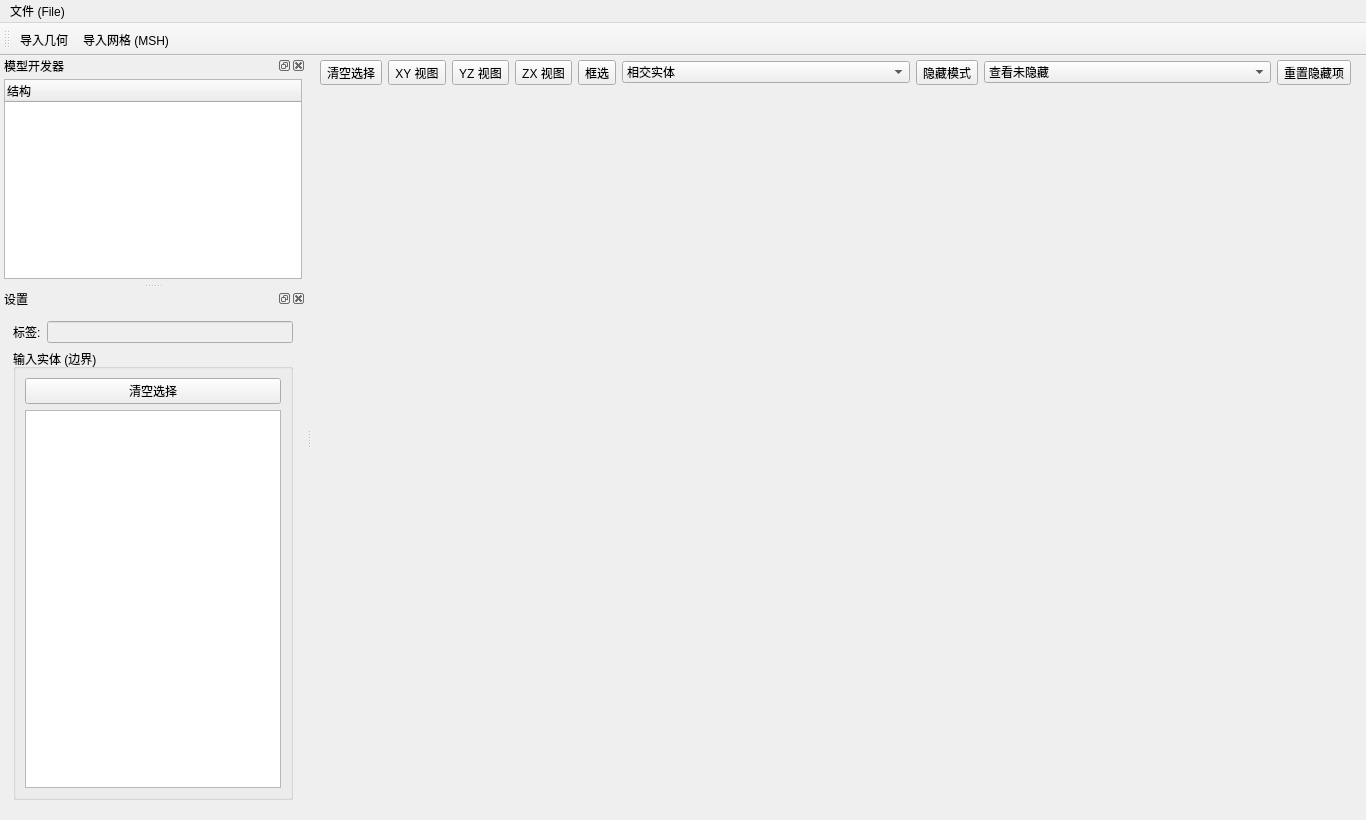
<?xml version="1.0" encoding="UTF-8"?>
<ui version="4.0">
 <class>MainWindow</class>
 <widget class="QMainWindow" name="MainWindow">
  <property name="geometry">
   <rect>
    <x>0</x>
    <y>0</y>
    <width>1366</width>
    <height>820</height>
   </rect>
  </property>
  <property name="windowTitle">
   <string>离子流场模拟器 - 前处理与求解模块</string>
  </property>
  
  <widget class="QWidget" name="centralwidget">
   <layout class="QVBoxLayout" name="verticalLayout">
    <property name="spacing"><number>0</number></property>
    <property name="margin"><number>0</number></property>
    <item>
     <widget class="QFrame" name="frameGraphicsTools">
      <property name="frameShape"><enum>QFrame::NoFrame</enum></property>
      <layout class="QHBoxLayout" name="horizontalLayout_tools">
       <property name="topMargin"><number>4</number></property>
       <property name="bottomMargin"><number>4</number></property>
       <property name="leftMargin"><number>8</number></property>
       <property name="rightMargin"><number>8</number></property>
       <item><widget class="QToolButton" name="btnClearSelection"><property name="text"><string>清空选择</string></property></widget></item>
       <item><widget class="QToolButton" name="btnXY"><property name="text"><string>XY 视图</string></property></widget></item>
       <item><widget class="QToolButton" name="btnYZ"><property name="text"><string>YZ 视图</string></property></widget></item>
       <item><widget class="QToolButton" name="btnZX"><property name="text"><string>ZX 视图</string></property></widget></item>
       <item><widget class="QToolButton" name="btnBoxPick"><property name="text"><string>框选</string></property><property name="checkable"><bool>true</bool></property></widget></item>
       <item>
        <widget class="QComboBox" name="comboSelectMode">
         <item><property name="text"><string>相交实体</string></property></item>
         <item><property name="text"><string>内部实体</string></property></item>
        </widget>
       </item>
       <item><widget class="QToolButton" name="btnHideMode"><property name="text"><string>隐藏模式</string></property><property name="checkable"><bool>true</bool></property></widget></item>
       <item>
        <widget class="QComboBox" name="comboViewMode">
         <item><property name="text"><string>查看未隐藏</string></property></item>
         <item><property name="text"><string>仅查看隐藏</string></property></item>
         <item><property name="text"><string>查看所有</string></property></item>
        </widget>
       </item>
       <item><widget class="QToolButton" name="btnResetHidden"><property name="text"><string>重置隐藏项</string></property></widget></item>
       <item><spacer name="horizontalSpacerTools"><property name="orientation"><enum>Qt::Horizontal</enum></property></spacer></item>
      </layout>
     </widget>
    </item>
    <item>
     <widget class="CADViewer" name="cadViewerWidget" native="true">
      <property name="sizePolicy"><sizepolicy hsizetype="Expanding" vsizetype="Expanding"><horstretch>0</horstretch><verstretch>0</verstretch></sizepolicy></property>
     </widget>
    </item>
   </layout>
  </widget>

  <widget class="QMenuBar" name="menubar">
   <property name="geometry"><rect><x>0</x><y>0</y><width>1366</width><height>24</height></rect></property>
   <widget class="QMenu" name="menuFile">
    <property name="title"><string>文件 (File)</string></property>
    <addaction name="actionImport"/>
    <addaction name="actionImportMesh"/>
    <addaction name="actionExportGeometry"/>
    <addaction name="actionExportMesh"/>
    <addaction name="separator"/>
    <addaction name="actionExit"/>
   </widget>
   <addaction name="menuFile"/>
  </widget>

  <widget class="QToolBar" name="mainToolBar">
   <property name="windowTitle"><string>主操作</string></property>
   <attribute name="toolBarArea"><enum>TopToolBarArea</enum></attribute>
   <addaction name="actionImport"/>
   <addaction name="actionImportMesh"/>
  </widget>

  <widget class="QDockWidget" name="dockModelBuilder">
   <property name="windowTitle"><string>模型开发器</string></property>
   <attribute name="dockWidgetArea"><number>1</number></attribute>
   <widget class="QWidget" name="dockWidgetContents">
    <layout class="QVBoxLayout" name="verticalLayout_2">
     <property name="margin"><number>4</number></property>
     <item><widget class="QTreeWidget" name="treeGroups"><property name="contextMenuPolicy"><enum>Qt::CustomContextMenu</enum></property><column><property name="text"><string>结构</string></property></column></widget></item>
    </layout>
   </widget>
  </widget>

  <widget class="QDockWidget" name="dockSettings">
   <property name="windowTitle"><string>设置</string></property>
   <attribute name="dockWidgetArea"><number>1</number></attribute>
   <widget class="QWidget" name="dockWidgetContents_2">
    <layout class="QVBoxLayout" name="verticalLayout_3">
     <property name="margin"><number>4</number></property>
     <item>
      <widget class="QStackedWidget" name="stackedWidgetSettings">
       <property name="currentIndex"><number>0</number></property>
       
       <widget class="QWidget" name="pageGroup">
        <layout class="QVBoxLayout" name="verticalLayout_page1">
         <item>
          <layout class="QFormLayout" name="formLayout">
           <item row="0" column="0"><widget class="QLabel" name="label"><property name="text"><string>标签:</string></property></widget></item>
           <item row="0" column="1"><widget class="QLineEdit" name="editGroupName"><property name="enabled"><bool>false</bool></property></widget></item>
          </layout>
         </item>
         <item>
          <widget class="QGroupBox" name="groupBox">
           <property name="title"><string>输入实体 (边界)</string></property>
           <layout class="QVBoxLayout" name="verticalLayout_4">
            <item><widget class="QPushButton" name="btnClear"><property name="text"><string>清空选择</string></property></widget></item>
            <item><widget class="QListWidget" name="listSelectedFaces"/></item>
           </layout>
          </widget>
         </item>
         <item><spacer name="verticalSpacer"><property name="orientation"><enum>Qt::Vertical</enum></property></spacer></item>
        </layout>
       </widget>
       
       <widget class="QWidget" name="pageMesh">
        <layout class="QVBoxLayout" name="verticalLayout_page2">
         <item>
          <widget class="QGroupBox" name="groupMeshTarget">
           <property name="title"><string>目标物理组</string></property>
           <layout class="QVBoxLayout">
            <item><widget class="QComboBox" name="comboMeshGroupTarget"/></item>
            <item><widget class="QCheckBox" name="chkEnableLocalField"><property name="text"><string>启用该区域的局部网格加密场</string></property></widget></item>
           </layout>
          </widget>
         </item>

         <item>
          <widget class="QGroupBox" name="groupBoxMesh">
           <property name="title"><string>局部场控制参数 (Local Field)</string></property>
           <layout class="QFormLayout" name="formLayout_2">
            <item row="0" column="0"><widget class="QLabel"><property name="text"><string>SizeMin (最小网格):</string></property></widget></item>
            <item row="0" column="1"><widget class="QDoubleSpinBox" name="spinSizeMin"><property name="decimals"><number>3</number></property><property name="maximum"><double>10000.0</double></property></widget></item>
            <item row="1" column="0"><widget class="QLabel"><property name="text"><string>SizeMax (最大网格):</string></property></widget></item>
            <item row="1" column="1"><widget class="QDoubleSpinBox" name="spinSizeMax"><property name="decimals"><number>3</number></property><property name="maximum"><double>10000.0</double></property></widget></item>
            <item row="2" column="0"><widget class="QLabel"><property name="text"><string>DistMin (加密起点):</string></property></widget></item>
            <item row="2" column="1"><widget class="QDoubleSpinBox" name="spinDistMin"><property name="decimals"><number>3</number></property><property name="maximum"><double>10000.0</double></property></widget></item>
            <item row="3" column="0"><widget class="QLabel"><property name="text"><string>DistMax (加密范围):</string></property></widget></item>
            <item row="3" column="1"><widget class="QDoubleSpinBox" name="spinDistMax"><property name="decimals"><number>3</number></property><property name="maximum"><double>10000.0</double></property></widget></item>
           </layout>
          </widget>
         </item>

         <item>
          <widget class="QGroupBox" name="groupGlobalMesh">
           <property name="title"><string>全局设置</string></property>
           <layout class="QFormLayout">
            <item row="0" column="0"><widget class="QLabel"><property name="text"><string>网格阶次 (Order):</string></property></widget></item>
            <item row="0" column="1">
             <widget class="QComboBox" name="comboOrder">
              <item><property name="text"><string>1阶 (线性直边)</string></property></item>
              <item><property name="text"><string>2阶 (二阶曲面贴合)</string></property></item>
             </widget>
            </item>
            <item row="1" column="0"><widget class="QLabel"><property name="text"><string>Netgen 优化:</string></property></widget></item>
            <item row="1" column="1"><widget class="QCheckBox" name="checkOptimize"><property name="text"><string>启用</string></property><property name="checked"><bool>true</bool></property></widget></item>
            <item row="2" column="0"><widget class="QLabel"><property name="text"><string>并行线程数:</string></property></widget></item>
            <item row="2" column="1"><widget class="QSpinBox" name="spinMeshThreads"><property name="minimum"><number>1</number></property><property name="maximum"><number>128</number></property></widget></item>
           </layout>
          </widget>
         </item>

         <item><widget class="QPushButton" name="btnGenerateMesh"><property name="minimumSize"><size><width>0</width><height>40</height></size></property><property name="text"><string>按照当前方案生成网格</string></property></widget></item>
         <item><widget class="QPushButton" name="btnExportMesh"><property name="minimumSize"><size><width>0</width><height>30</height></size></property><property name="text"><string>导出当前网格至 .msh 文件</string></property></widget></item>
         <item><spacer name="verticalSpacer_2"><property name="orientation"><enum>Qt::Vertical</enum></property></spacer></item>
        </layout>
       </widget>
      </widget>
     </item>
    </layout>
   </widget>
  </widget>

  <action name="actionImport">
   <property name="text"><string>导入几何</string></property>
  </action>
  <action name="actionImportMesh">
   <property name="text"><string>导入网格 (MSH)</string></property>
  </action>
  <action name="actionExportGeometry">
   <property name="text"><string>导出几何</string></property>
  </action>
  <action name="actionExportMesh">
   <property name="text"><string>导出网格</string></property>
  </action>
  <action name="actionExit">
   <property name="text"><string>退出</string></property>
  </action>

 </widget>
 
 <customwidgets>
  <customwidget>
   <class>CADViewer</class>
   <extends>QWidget</extends>
   <header>cad_viewer.h</header>
   <container>1</container>
  </customwidget>
 </customwidgets>
 <resources/>
 <connections>
  <connection>
   <sender>actionExit</sender>
   <signal>triggered()</signal>
   <receiver>MainWindow</receiver>
   <slot>close()</slot>
   <hints>
    <hint type="sourcelabel"><x>-1</x><y>-1</y></hint>
    <hint type="destinationlabel"><x>599</x><y>399</y></hint>
   </hints>
  </connection>
 </connections>
</ui>
